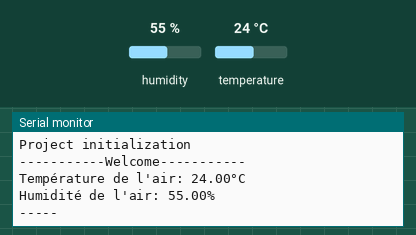
A sketch run on a simulated Arduino Uno, built with avr-gcc and run on an emulated ATmega328P. On the bench: the last lines printed to the serial monitor. The inputs (shaded band) are chosen by the test bench; at power-on: humidity 55 %, temperature 24 °C.

Above: at 4.2 s.
4.3 s: humidity set to 22 %
At 8.6 s:
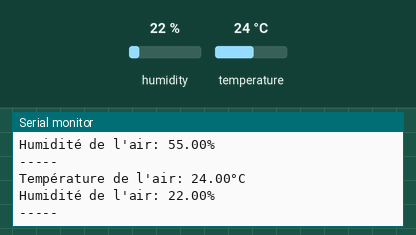
9.9 s: temperature set to 12 °C
At 14.6 s:
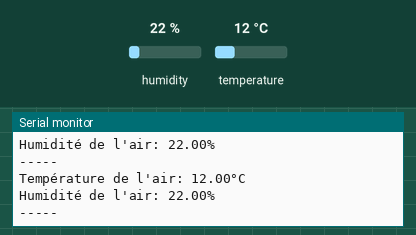
15.5 s: humidity set to 40 %
At 19.4 s:
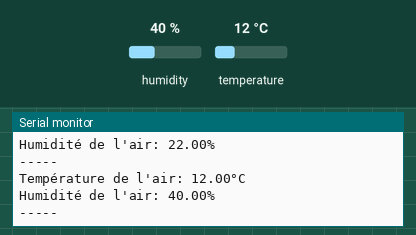
Timing chart, 0 to 20.9 s (numbered marks = the images above; inputs shaded):
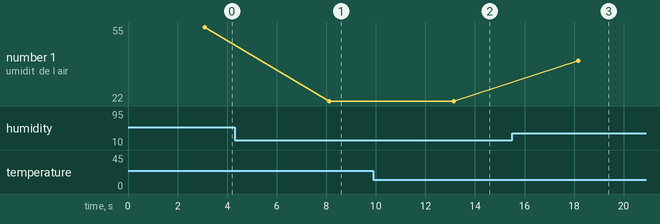

Measured:
- after the input at 4.3 s, the serial monitor: prints a new line after 3.8 s (image 1)
- after the input at 9.9 s, the serial monitor: prints a new line after 3.2 s (image 2)
- after the input at 15.5 s, the serial monitor: prints a new line after 2.7 s (image 3)
- plotted number 1: 55 → 22 after the input at 4.3 s, 22 → 40 after the input at 15.5 s

The sketch:

main.ino
```cpp
#include "DHT.h"

#define DHTPIN A1
#define DHTTYPE DHT11

DHT dht(DHTPIN, DHTTYPE);

void setup()
{
  Serial.begin(9600);
  delay(3000);
  Serial.println("Project initialization");
  Serial.println("-----------Welcome-----------\n");
}

void loop()
{
  double dTempExt = dht.readTemperature();

  Serial.print("Température de l'air: ");
  Serial.print(dTempExt);
  Serial.println("°C");

  double dHumidExt = dht.readHumidity();

  Serial.print("Humidité de l'air: ");
  Serial.print(dHumidExt);
  Serial.println("%");

  Serial.println("-----");

  delay(5000);
}
```
